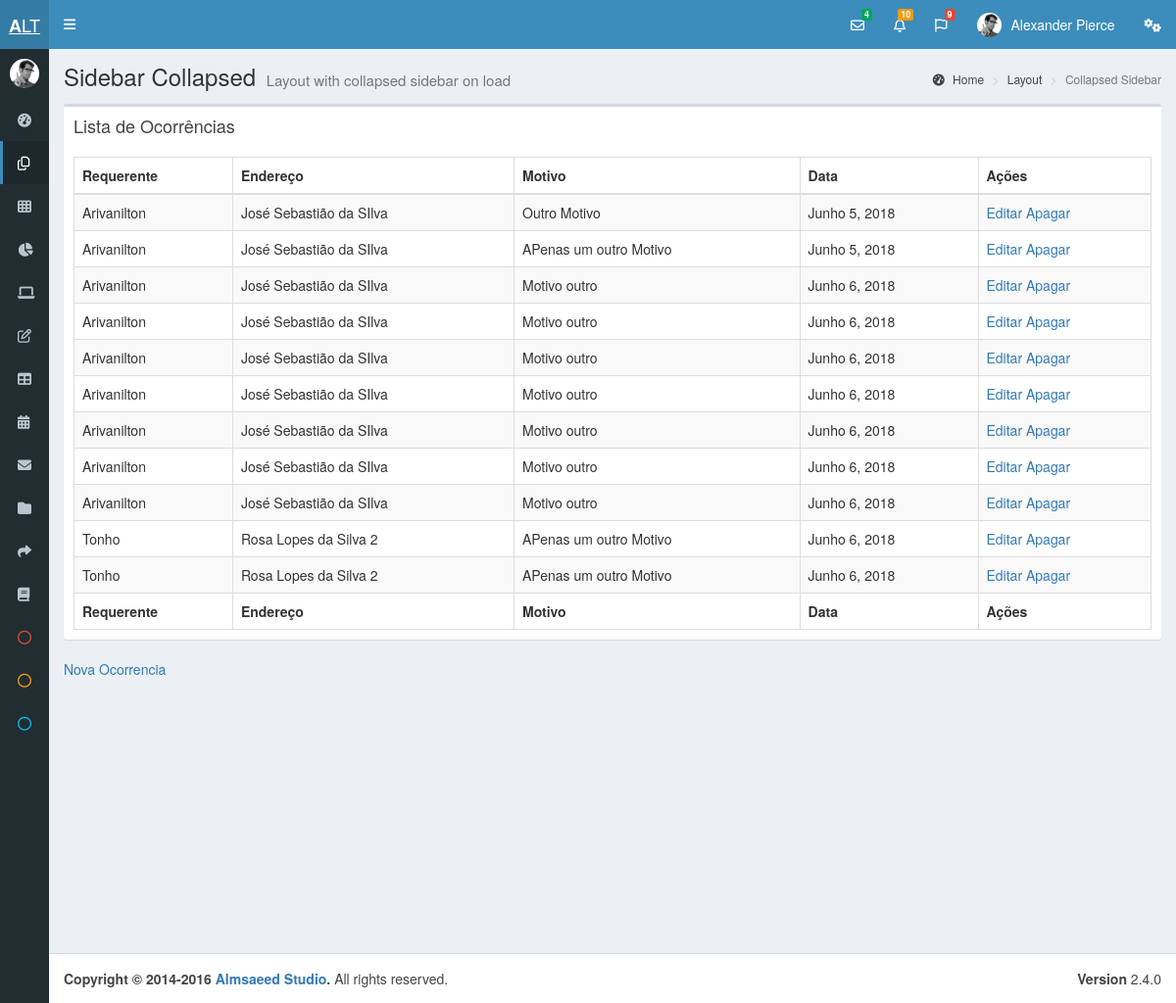
Before: /ocorrencias/ with the older database file.
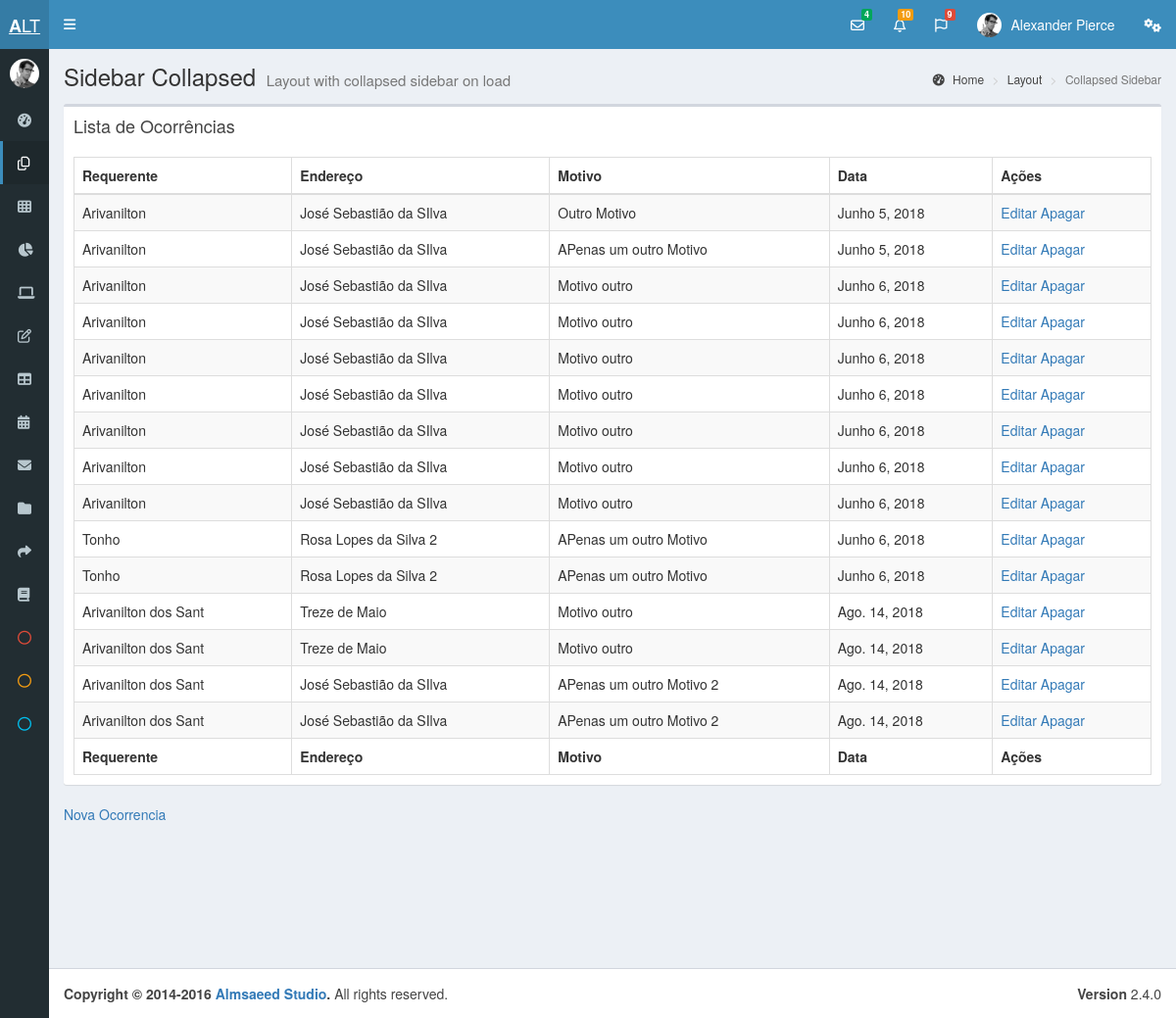
After: the same page with the newer database file.
### ocorrencias/models.py (models this page shows, shortened)
class Ocorrencia(models.Model):
    endereco= models.ForeignKey('Endereco',on_delete = models.CASCADE)
    solicitante = models.ForeignKey('Solicitante', on_delete = models.CASCADE)
    tipo = models.ForeignKey('TipoOcorrencia',on_delete = models.DO_NOTHING)
    data = models.DateField(auto_now_add=True)
    motivo =  models.CharField(max_length = 255)
    descricao = models.CharField(max_length = 255)

class Solicitante(models.Model):
    nome = models.CharField(max_length = 20)
    telefone = models.CharField(max_length = 12)
    cpf = models.DecimalField(decimal_places = 4, max_digits = 12)
    nis = models.DecimalField(decimal_places = 4, max_digits = 12)
    rg = models.DecimalField(decimal_places = 3, max_digits = 8)

class Endereco(models.Model):
    rua = models.CharField(max_length = 255)
    cep = models.CharField(max_length = 12)
    numero = models.CharField(max_length = 255)
    bairro = models.CharField(max_length = 255)
    cidade = models.CharField(max_length = 255)
    estado = models.CharField(max_length = 255)

### ocorrencias/views.py (the view)
# urls.py: path('', OcorrenciaListView.as_view(),name='occ_list'),
class OcorrenciaListView(ListView):
    model = Ocorrencia

### ocorrencias/templates/ocorrencias/ocorrencia_list.html
{% extends "base/base.html" %}
{% block content %}
<section class="content-header">
  <h1>
    Sidebar Collapsed
    <small>Layout with collapsed sidebar on load</small>
  </h1>
  <ol class="breadcrumb">
    <li><a href="#"><i class="fa fa-dashboard"></i> Home</a></li>
    <li><a href="#">Layout</a></li>
    <li class="active">Collapsed Sidebar</li>
  </ol>
</section>
<section class="content">
  <div class="box">
  <div class="box-header">
    <h3 class="box-title">Lista de Ocorrências</h3>
  </div>
  <div class="box-body">
    <table id="example1" class="table table-bordered table-striped">
      <thead>
      <tr>
        <th>Requerente</th>
        <th>Endereço</th>
        <th>Motivo</th>
        <th>Data</th>
        <th>Ações</th>
      </tr>
      </thead>
      <tbody>
        {% for ocorrencia in object_list %}
      <tr>
        <td>{{ ocorrencia.solicitante.nome }}</td>
        <td>{{ ocorrencia.endereco.rua  }}</td>
        <td>{{ ocorrencia.motivo }}</td>
        <td>{{ ocorrencia.data }}</td>
        <td><a href="{% url 'occ_detail' ocorrencia.pk %}">Editar</a>
          <a href="{% url 'occ_delete' ocorrencia.pk %}">Apagar</a></td>
      </tr>
      {% endfor %}
      </tbody>
      <tfoot>
      <tr>
        <th>Requerente</th>
        <th>Endereço</th>
        <th>Motivo</th>
        <th>Data</th>
        <th>Ações</th>
      </tr>
      </tfoot>
    </table>
  </div>
</div>
  <a href="{% url 'occ_create' %}">Nova Ocorrencia</a>
</section>
{% endblock %}

### ocorrencias/templates/base/base.html (shortened to what this page needs)
{% load static %}
<!DOCTYPE html>
<html>
<head>
  {% include "base/head.html" %}
</head>
<body class="hold-transition skin-blue sidebar-collapse sidebar-mini">
<div class="wrapper">
  {% include "base/header.html" %}
  <aside class="main-sidebar">
  {% include "base/sidebar.html" %}
  </aside>
  <div class="content-wrapper">
    {% block content %}
    {% endblock %}
  </div>
  <footer class="main-footer">
    {% include "base/footer.html" %}
  </footer>
</div>
</body>
</html>

### ocorrencias/templates/base/head.html (shortened to what this page needs)
{% load static%}
<link rel="stylesheet" href="{% static "bower_components/font-awesome/css/font-awesome.min.css" %}">
<link rel="stylesheet" href="{% static "bower_components/Ionicons/css/ionicons.min.css" %}">
<link rel="stylesheet" href="{% static "dist/css/AdminLTE.min.css" %}">
<link rel="stylesheet" href="{% static "dist/css/skins/_all-skins.min.css" %}">
{% load bootstrap3 %}
{% bootstrap_css %}

### ocorrencias/templates/base/header.html (shortened to what this page needs)
  <header class="main-header">
    <a href="../../index2.html" class="logo">
      <span class="logo-mini"><b>A</b>LT</span>
    </a>
    <nav class="navbar navbar-static-top">
      <a href="#" class="sidebar-toggle" data-toggle="push-menu" role="button">
      </a>
      <div class="navbar-custom-menu">
        <ul class="nav navbar-nav">
          <li class="dropdown messages-menu">
            <a href="#" class="dropdown-toggle" data-toggle="dropdown">
              <i class="fa fa-envelope-o"></i>
              <span class="label label-success">4</span>
            </a>
          </li>
          <li class="dropdown notifications-menu">
            <a href="#" class="dropdown-toggle" data-toggle="dropdown">
              <i class="fa fa-bell-o"></i>
              <span class="label label-warning">10</span>
            </a>
          </li>
          <li class="dropdown tasks-menu">
            <a href="#" class="dropdown-toggle" data-toggle="dropdown">
              <i class="fa fa-flag-o"></i>
              <span class="label label-danger">9</span>
            </a>
          </li>
          <li class="dropdown user user-menu">
            <a href="#" class="dropdown-toggle" data-toggle="dropdown">
              <img src="../../dist/img/user2-160x160.jpg" class="user-image" alt="User Image">
              <span class="hidden-xs">Alexander Pierce</span>
            </a>
          </li>
          <li>
            <a href="#" data-toggle="control-sidebar"><i class="fa fa-gears"></i></a>
          </li>
        </ul>
      </div>
    </nav>
  </header>

### ocorrencias/templates/base/sidebar.html (shortened to what this page needs)
<section class="sidebar">
  <div class="user-panel">
    <div class="pull-left image">
      <img src="../../dist/img/user2-160x160.jpg" class="img-circle" alt="User Image">
    </div>
  </div>
  <ul class="sidebar-menu" data-widget="tree">
    <li class="treeview">
      <a href="#">
        <i class="fa fa-dashboard"></i> <span>Dashboard</span>
      </a>
    </li>
    <li class="treeview active">
      <a href="#">
        <i class="fa fa-files-o"></i>
      </a>
    </li>
    <li>
      <a href="../widgets.html">
        <i class="fa fa-th"></i> <span>Widgets</span>
      </a>
    </li>
    <li class="treeview">
      <a href="#">
        <i class="fa fa-pie-chart"></i>
      </a>
    </li>
    <li class="treeview">
      <a href="#">
        <i class="fa fa-laptop"></i>
      </a>
    </li>
    <li class="treeview">
      <a href="#">
        <i class="fa fa-edit"></i> <span>Forms</span>
      </a>
    </li>
    <li class="treeview">
      <a href="#">
        <i class="fa fa-table"></i> <span>Tables</span>
      </a>
    </li>
    <li>
      <a href="../calendar.html">
        <i class="fa fa-calendar"></i> <span>Calendar</span>
      </a>
    </li>
    <li>
      <a href="../mailbox/mailbox.html">
        <i class="fa fa-envelope"></i> <span>Mailbox</span>
      </a>
    </li>
    <li class="treeview">
      <a href="#">
        <i class="fa fa-folder"></i> <span>Examples</span>
      </a>
    </li>
    <li class="treeview">
      <a href="#">
        <i class="fa fa-share"></i> <span>Multilevel</span>
      </a>
    </li>
    <li><a href="https://adminlte.io/docs"><i class="fa fa-book"></i> <span>Documentation</span></a></li>
    <li><a href="#"><i class="fa fa-circle-o text-red"></i> <span>Important</span></a></li>
    <li><a href="#"><i class="fa fa-circle-o text-yellow"></i> <span>Warning</span></a></li>
    <li><a href="#"><i class="fa fa-circle-o text-aqua"></i> <span>Information</span></a></li>
  </ul>
</section>

### ocorrencias/templates/base/footer.html
<div class="pull-right hidden-xs">
  <b>Version</b> 2.4.0
</div>
<strong>Copyright &copy; 2014-2016 <a href="https://adminlte.io">Almsaeed Studio</a>.</strong> All rights
reserved.

Changed rows visible on the page:
added Ocorrencia: solicitante.nome "Arivanilton dos Sant", endereco.rua "Treze de Maio", motivo "Motivo outro", data "Ago. 14, 2018"
added Ocorrencia: solicitante.nome "Arivanilton dos Sant", endereco.rua "Treze de Maio", motivo "Motivo outro", data "Ago. 14, 2018"
added Ocorrencia: solicitante.nome "Arivanilton dos Sant", endereco.rua "José Sebastião da SIlva", motivo "APenas um outro Motivo 2", data "Ago. 14, 2018"
added Ocorrencia: solicitante.nome "Arivanilton dos Sant", endereco.rua "José Sebastião da SIlva", motivo "APenas um outro Motivo 2", data "Ago. 14, 2018"
